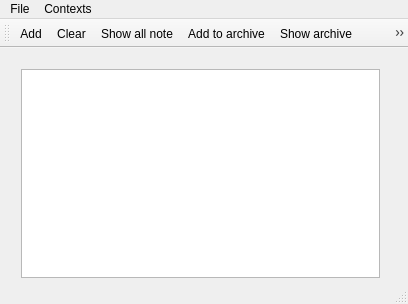
<?xml version="1.0" encoding="UTF-8"?>
<ui version="4.0">
 <class>MainWindow</class>
 <widget class="QMainWindow" name="MainWindow">
  <property name="geometry">
   <rect>
    <x>0</x>
    <y>0</y>
    <width>408</width>
    <height>304</height>
   </rect>
  </property>
  <property name="cursor">
   <cursorShape>PointingHandCursor</cursorShape>
  </property>
  <property name="windowTitle">
   <string>Notepad</string>
  </property>
  <widget class="QWidget" name="centralWidget">
   <property name="cursor">
    <cursorShape>PointingHandCursor</cursorShape>
   </property>
   <widget class="QWidget" name="verticalLayoutWidget">
    <property name="geometry">
     <rect>
      <x>10</x>
      <y>10</y>
      <width>381</width>
      <height>231</height>
     </rect>
    </property>
    <layout class="QVBoxLayout" name="verticalLayout">
     <item>
      <widget class="QTextEdit" name="textEdit">
       <property name="cursor" stdset="0">
        <cursorShape>IBeamCursor</cursorShape>
       </property>
      </widget>
     </item>
    </layout>
   </widget>
  </widget>
  <widget class="QMenuBar" name="menuBar">
   <property name="geometry">
    <rect>
     <x>0</x>
     <y>0</y>
     <width>408</width>
     <height>20</height>
    </rect>
   </property>
   <property name="cursor">
    <cursorShape>PointingHandCursor</cursorShape>
   </property>
   <widget class="QMenu" name="menuFile">
    <property name="title">
     <string>File</string>
    </property>
    <addaction name="actionAdd"/>
    <addaction name="actionNew"/>
    <addaction name="actionShow_all_Note"/>
    <addaction name="actionAdd_to_archive"/>
    <addaction name="actionShow_archive"/>
    <addaction name="actionShow_note"/>
    <addaction name="actionNext"/>
    <addaction name="actionBack"/>
    <addaction name="actionDelete_note"/>
    <addaction name="actionSave_as"/>
   </widget>
   <widget class="QMenu" name="menuEdit">
    <property name="title">
     <string>Contexts</string>
    </property>
    <widget class="QMenu" name="menuAdd_in_work">
     <property name="title">
      <string>Add in work</string>
     </property>
     <property name="icon">
      <iconset resource="res.qrc">
       <normaloff>:/imgs/imgs/Work.bmp</normaloff>:/imgs/imgs/Work.bmp</iconset>
     </property>
     <widget class="QMenu" name="menuproject1">
      <property name="title">
       <string>project1</string>
      </property>
      <property name="icon">
       <iconset resource="res.qrc">
        <normaloff>:/imgs/imgs/presentation.bmp</normaloff>:/imgs/imgs/presentation.bmp</iconset>
      </property>
      <addaction name="actionComponent_A_2"/>
      <addaction name="actionComponent_B"/>
      <addaction name="actionComponent_C"/>
     </widget>
     <addaction name="menuproject1"/>
     <addaction name="actionproject2"/>
    </widget>
    <widget class="QMenu" name="menuShow_work">
     <property name="title">
      <string>Show work</string>
     </property>
     <property name="icon">
      <iconset resource="res.qrc">
       <normaloff>:/imgs/imgs/Work.bmp</normaloff>:/imgs/imgs/Work.bmp</iconset>
     </property>
     <widget class="QMenu" name="menushow_project1">
      <property name="title">
       <string>show project1</string>
      </property>
      <property name="icon">
       <iconset resource="res.qrc">
        <normaloff>:/imgs/imgs/presentation.bmp</normaloff>:/imgs/imgs/presentation.bmp</iconset>
      </property>
      <addaction name="actionShow_component_A"/>
      <addaction name="actionShow_component_B"/>
      <addaction name="actionShow_component_C"/>
     </widget>
     <addaction name="menushow_project1"/>
     <addaction name="actionshow_project2"/>
    </widget>
    <addaction name="menuAdd_in_work"/>
    <addaction name="actionJust_note"/>
    <addaction name="actionAdd_in_home"/>
    <addaction name="menuShow_work"/>
    <addaction name="actionShow_just_note"/>
    <addaction name="actionShow_home"/>
   </widget>
   <addaction name="menuFile"/>
   <addaction name="menuEdit"/>
  </widget>
  <widget class="QToolBar" name="mainToolBar">
   <property name="cursor">
    <cursorShape>PointingHandCursor</cursorShape>
   </property>
   <attribute name="toolBarArea">
    <enum>TopToolBarArea</enum>
   </attribute>
   <attribute name="toolBarBreak">
    <bool>false</bool>
   </attribute>
   <addaction name="actionAdd"/>
   <addaction name="actionNew"/>
   <addaction name="actionShow_all_Note"/>
   <addaction name="actionAdd_to_archive"/>
   <addaction name="actionShow_archive"/>
   <addaction name="actionShow_note"/>
   <addaction name="actionNext"/>
   <addaction name="actionBack"/>
   <addaction name="actionDelete_note"/>
   <addaction name="separator"/>
   <addaction name="actionSave_as"/>
  </widget>
  <widget class="QStatusBar" name="statusBar"/>
  <action name="actionAdd">
   <property name="icon">
    <iconset resource="res.qrc">
     <normaloff>:/imgs/imgs/Add_16x16.bmp</normaloff>:/imgs/imgs/Add_16x16.bmp</iconset>
   </property>
   <property name="text">
    <string>Add</string>
   </property>
  </action>
  <action name="actionNew">
   <property name="icon">
    <iconset resource="res.qrc">
     <normaloff>:/imgs/imgs/DeleteSticky.bmp</normaloff>:/imgs/imgs/DeleteSticky.bmp</iconset>
   </property>
   <property name="text">
    <string>Clear</string>
   </property>
   <property name="toolTip">
    <string>Clear</string>
   </property>
  </action>
  <action name="actionAdd_to_archive">
   <property name="icon">
    <iconset resource="res.qrc">
     <normaloff>:/imgs/imgs/Archive_16x16.bmp</normaloff>:/imgs/imgs/Archive_16x16.bmp</iconset>
   </property>
   <property name="text">
    <string>Add to archive</string>
   </property>
  </action>
  <action name="actionShow_all_Note">
   <property name="icon">
    <iconset resource="res.qrc">
     <normaloff>:/imgs/imgs/Open_16x16.bmp</normaloff>:/imgs/imgs/Open_16x16.bmp</iconset>
   </property>
   <property name="text">
    <string>Show all note</string>
   </property>
  </action>
  <action name="actionShow_note">
   <property name="icon">
    <iconset resource="res.qrc">
     <normaloff>:/imgs/imgs/Open.bmp</normaloff>:/imgs/imgs/Open.bmp</iconset>
   </property>
   <property name="text">
    <string>Show note</string>
   </property>
  </action>
  <action name="actionShow_archive">
   <property name="icon">
    <iconset resource="res.qrc">
     <normaloff>:/imgs/imgs/Save.bmp</normaloff>:/imgs/imgs/Save.bmp</iconset>
   </property>
   <property name="text">
    <string>Show archive</string>
   </property>
  </action>
  <action name="actionAdd_in_home">
   <property name="icon">
    <iconset resource="res.qrc">
     <normaloff>:/imgs/imgs/Home.bmp</normaloff>:/imgs/imgs/Home.bmp</iconset>
   </property>
   <property name="text">
    <string>Add in home</string>
   </property>
  </action>
  <action name="actionproject2">
   <property name="icon">
    <iconset resource="res.qrc">
     <normaloff>:/imgs/imgs/testing.bmp</normaloff>:/imgs/imgs/testing.bmp</iconset>
   </property>
   <property name="text">
    <string>project2</string>
   </property>
  </action>
  <action name="actionComponent_A">
   <property name="icon">
    <iconset resource="res.qrc">
     <normaloff>:/imgs/imgs/solvent.bmp</normaloff>:/imgs/imgs/solvent.bmp</iconset>
   </property>
   <property name="text">
    <string>Component A</string>
   </property>
  </action>
  <action name="actionComponent_B">
   <property name="icon">
    <iconset resource="res.qrc">
     <normaloff>:/imgs/imgs/bold.bmp</normaloff>:/imgs/imgs/bold.bmp</iconset>
   </property>
   <property name="text">
    <string>Component B</string>
   </property>
  </action>
  <action name="actionComponent_C">
   <property name="icon">
    <iconset resource="res.qrc">
     <normaloff>:/imgs/imgs/copyright.bmp</normaloff>:/imgs/imgs/copyright.bmp</iconset>
   </property>
   <property name="text">
    <string>Component C</string>
   </property>
  </action>
  <action name="actionJust_note">
   <property name="icon">
    <iconset resource="res.qrc">
     <normaloff>:/imgs/imgs/Just note.bmp</normaloff>:/imgs/imgs/Just note.bmp</iconset>
   </property>
   <property name="text">
    <string>Add in just note</string>
   </property>
  </action>
  <action name="actionDelete_note">
   <property name="icon">
    <iconset resource="res.qrc">
     <normaloff>:/imgs/imgs/Delete_16x16.bmp</normaloff>:/imgs/imgs/Delete_16x16.bmp</iconset>
   </property>
   <property name="text">
    <string>Delete note</string>
   </property>
  </action>
  <action name="actionShow_home">
   <property name="icon">
    <iconset resource="res.qrc">
     <normaloff>:/imgs/imgs/Home.bmp</normaloff>:/imgs/imgs/Home.bmp</iconset>
   </property>
   <property name="text">
    <string>Show home</string>
   </property>
  </action>
  <action name="actionShow_just_note">
   <property name="icon">
    <iconset resource="res.qrc">
     <normaloff>:/imgs/imgs/Just note.bmp</normaloff>:/imgs/imgs/Just note.bmp</iconset>
   </property>
   <property name="text">
    <string>Show just note</string>
   </property>
  </action>
  <action name="actionshow_project2">
   <property name="icon">
    <iconset resource="res.qrc">
     <normaloff>:/imgs/imgs/testing.bmp</normaloff>:/imgs/imgs/testing.bmp</iconset>
   </property>
   <property name="text">
    <string>show project2</string>
   </property>
  </action>
  <action name="actionShow_component_A">
   <property name="icon">
    <iconset resource="res.qrc">
     <normaloff>:/imgs/imgs/solvent.bmp</normaloff>:/imgs/imgs/solvent.bmp</iconset>
   </property>
   <property name="text">
    <string>Show component A</string>
   </property>
  </action>
  <action name="actionShow_component_B">
   <property name="icon">
    <iconset resource="res.qrc">
     <normaloff>:/imgs/imgs/bold.bmp</normaloff>:/imgs/imgs/bold.bmp</iconset>
   </property>
   <property name="text">
    <string>Show component B</string>
   </property>
  </action>
  <action name="actionShow_component_C">
   <property name="icon">
    <iconset resource="res.qrc">
     <normaloff>:/imgs/imgs/copyright.bmp</normaloff>:/imgs/imgs/copyright.bmp</iconset>
   </property>
   <property name="text">
    <string>Show component C</string>
   </property>
  </action>
  <action name="actionNext">
   <property name="icon">
    <iconset resource="res.qrc">
     <normaloff>:/imgs/imgs/Stock Index Up_16x16.bmp</normaloff>:/imgs/imgs/Stock Index Up_16x16.bmp</iconset>
   </property>
   <property name="text">
    <string>Next</string>
   </property>
  </action>
  <action name="actionBack">
   <property name="icon">
    <iconset resource="res.qrc">
     <normaloff>:/imgs/imgs/Stock Index Down_16x16.bmp</normaloff>:/imgs/imgs/Stock Index Down_16x16.bmp</iconset>
   </property>
   <property name="text">
    <string>Back</string>
   </property>
  </action>
  <action name="actionComponent_A_2">
   <property name="icon">
    <iconset resource="res.qrc">
     <normaloff>:/imgs/imgs/solvent.bmp</normaloff>:/imgs/imgs/solvent.bmp</iconset>
   </property>
   <property name="text">
    <string>Component A</string>
   </property>
  </action>
  <action name="actionSave_as">
   <property name="icon">
    <iconset resource="res.qrc">
     <normaloff>:/imgs/imgs/sav.bmp</normaloff>:/imgs/imgs/sav.bmp</iconset>
   </property>
   <property name="text">
    <string>Save as</string>
   </property>
  </action>
 </widget>
 <layoutdefault spacing="6" margin="11"/>
 <resources>
  <include location="res.qrc"/>
 </resources>
 <connections/>
</ui>
